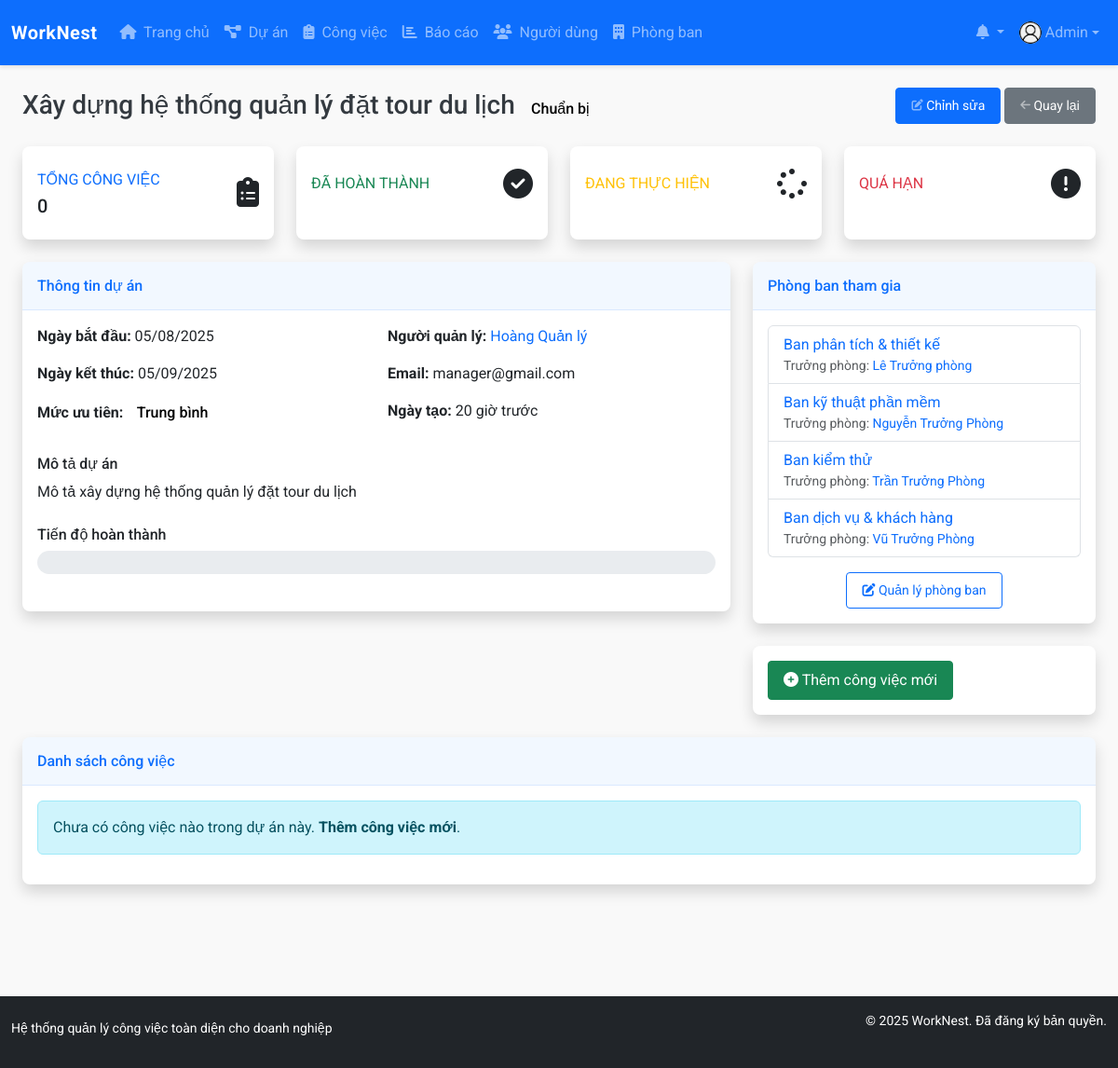
The app's page /modules/projects/view.php?id=2 (signed in) with its own data.
### tables this page shows
CREATE TABLE `users` (
  `id` int NOT NULL,
  `name` varchar(100) NOT NULL,
  `email` varchar(100) NOT NULL,
  `password` varchar(255) NOT NULL,
  `role` enum('admin','project_manager','department_manager','staff') NOT NULL DEFAULT 'staff',
  `department_id` int DEFAULT NULL,
  `phone` varchar(20) DEFAULT NULL,
  `avatar` varchar(255) DEFAULT 'assets/images/avatar-default.png',
  `created_at` datetime NOT NULL DEFAULT CURRENT_TIMESTAMP,
  `updated_at` datetime DEFAULT NULL ON UPDATE CURRENT_TIMESTAMP,
  `last_login` datetime DEFAULT NULL
);

CREATE TABLE `projects` (
  `id` int NOT NULL,
  `name` varchar(150) NOT NULL,
  `description` text,
  `start_date` date NOT NULL,
  `end_date` date NOT NULL,
  `status_id` tinyint(1) NOT NULL DEFAULT '1',
  `priority` tinyint(1) NOT NULL DEFAULT '2',
  `manager_id` int NOT NULL,
  `created_at` datetime NOT NULL DEFAULT CURRENT_TIMESTAMP,
  `updated_at` datetime DEFAULT NULL ON UPDATE CURRENT_TIMESTAMP
);

CREATE TABLE `departments` (
  `id` int NOT NULL,
  `name` varchar(100) NOT NULL,
  `description` text,
  `manager_id` int DEFAULT NULL,
  `created_at` datetime NOT NULL DEFAULT CURRENT_TIMESTAMP,
  `updated_at` datetime DEFAULT NULL ON UPDATE CURRENT_TIMESTAMP
);

### modules/projects/view.php (the view, shortened to what the rows shown need)
<?php
require_once '../../config/config.php';
function fetch_all_array($result) {
    $rows = [];
    while ($row = fetch_array($result)) {
        $rows[] = $row;
    }
    return $rows;
}
$project_id = (int)$_GET['id'];
$project_sql = "SELECT p.*, u.name as manager_name, u.email as manager_email, u.avatar as manager_avatar
                FROM projects p
                LEFT JOIN users u ON p.manager_id = u.id
                WHERE p.id = $project_id";
$project_result = query($project_sql);
$project = fetch_array($project_result);
$dept_sql = "SELECT d.*, u.name as manager_name, u.id as manager_id
            FROM departments d
            JOIN project_departments pd ON d.id = pd.department_id
            LEFT JOIN users u ON d.manager_id = u.id
            WHERE pd.project_id = $project_id";
$dept_result = query($dept_sql);
$departments = fetch_all_array($dept_result);
$status_list = [
    1 => ['name' => 'Chuẩn bị', 'color' => 'primary'],
    2 => ['name' => 'Đang thực hiện', 'color' => 'warning'],
    3 => ['name' => 'Hoàn thành', 'color' => 'success'],
    4 => ['name' => 'Tạm dừng', 'color' => 'danger'],
    5 => ['name' => 'Đã hủy', 'color' => 'secondary']
];
$priority_list = [
    1 => ['name' => 'Thấp', 'color' => 'secondary'],
    2 => ['name' => 'Trung bình', 'color' => 'info'],
    3 => ['name' => 'Cao', 'color' => 'warning'],
    4 => ['name' => 'Khẩn cấp', 'color' => 'danger']
];
include_once '../../templates/header.php';
?>
<div class="container-fluid">
    <div class="d-sm-flex align-items-center justify-content-between mb-4">
        <h1 class="h3 mb-0 text-gray-800">
            <?php echo $project['name']; ?>
            <span class="badge badge-<?php echo $status_list[$project['status_id']]['color']; ?> ml-2">
                <?php echo $status_list[$project['status_id']]['name']; ?>
            </span>
        </h1>
        <div>
            <?php if (has_permission('admin') || has_permission('project_manager') ||
                      ($project['manager_id'] == $_SESSION['user_id'])): ?>
            <a href="edit.php?id=<?php echo $project_id; ?>" class="btn btn-primary btn-sm">
            </a>
            <?php endif; ?>
            <a href="index.php" class="btn btn-secondary btn-sm">
            </a>
        </div>
    </div>
    <div class="row">
        <div class="col-lg-8">
            <div class="card shadow mb-4">
                <div class="card-body">
                    <div class="row">
                        <div class="col-md-6">
                            <p><strong>Ngày bắt đầu:</strong> <?php echo format_date($project['start_date']); ?></p>
                            <p><strong>Ngày kết thúc:</strong>
                                <span class="<?php echo (strtotime($project['end_date']) < strtotime('today') && $project['status_id'] != 3) ? 'text-danger font-weight-bold' : ''; ?>">
                                    <?php echo format_date($project['end_date']); ?>
                                </span>
                            </p>
                            <p>
                                <strong>Mức ưu tiên:</strong>
                                <span class="badge badge-<?php echo $priority_list[$project['priority']]['color']; ?>">
                                    <?php echo $priority_list[$project['priority']]['name']; ?>
                                </span>
                            </p>
                        </div>
                        <div class="col-md-6">
                            <p><strong>Người quản lý:</strong>
                                <a href="../users/view.php?id=<?php echo $project['manager_id']; ?>">
                                    <?php echo $project['manager_name']; ?>
                                </a>
                            </p>
                            <p><strong>Email:</strong> <?php echo $project['manager_email']; ?></p>
                            <p><strong>Ngày tạo:</strong> <?php echo format_datetime($project['created_at']); ?></p>
                        </div>
                    </div>
                    <div class="mt-3">
                        <h6 class="font-weight-bold">Mô tả dự án</h6>
                        <p class="text-justify"><?php echo nl2br($project['description']) ?: 'Không có mô tả'; ?></p>
                    </div>
                </div>
            </div>
        </div>
        <div class="col-lg-4">
            <div class="card shadow mb-4">
                <div class="card-body">
                    <?php if (count($departments) > 0): ?>
                        <ul class="list-group">
                            <?php foreach ($departments as $dept): ?>
                                <li class="list-group-item d-flex justify-content-between align-items-center">
                                    <div>
                                        <a href="../departments/view.php?id=<?php echo $dept['id']; ?>">
                                            <?php echo $dept['name']; ?>
                                        </a>
                                        <?php if ($dept['manager_name']): ?>
                                            <div class="small text-muted">
                                                Trưởng phòng:
                                                <a href="../users/view.php?id=<?php echo $dept['manager_id']; ?>">
                                                    <?php echo $dept['manager_name']; ?>
                                                </a>
                                            </div>
                                        <?php endif; ?>
                                    </div>
                                </li>
                            <?php endforeach; ?>
                        </ul>
                    <?php else: ?>
                        <p class="text-center text-muted">Chưa có phòng ban nào tham gia dự án</p>
                    <?php endif; ?>
                </div>
            </div>
        </div>
    </div>
</div>
<?php
include_once '../../templates/footer.php';
?>

### templates/header.php (shortened to what the rows shown need)
<?php
require_once __DIR__ . '/../includes/functions.php';
?>
<!DOCTYPE html>
<html lang="vi">
<head>
    <link href="https://cdn.jsdelivr.net/npm/bootstrap@5.3.0-alpha1/dist/css/bootstrap.min.css" rel="stylesheet">
    <link rel="stylesheet" href="https://cdnjs.cloudflare.com/ajax/libs/font-awesome/6.4.0/css/all.min.css">
    <link rel="stylesheet" href="<?php echo BASE_URL; ?>assets/css/style.css">
</head>
<body>
    <?php if (is_logged_in()): ?>
        <nav class="navbar navbar-expand-lg navbar-dark bg-primary sticky-top">
            <div class="container-fluid">
                <a class="navbar-brand d-flex align-items-center justify-content-evenly" href="<?php echo BASE_URL; ?>">
                    <span class="fw-bold">WorkNest</span>
                </a>
                <div class="collapse navbar-collapse" id="navbarNav">
                    <ul class="navbar-nav me-auto">
                        <li class="nav-item">
                            <a class="nav-link" href="<?php echo BASE_URL; ?>">
                                <i class="fas fa-home me-1"></i> Trang chủ
                            </a>
                        </li>
                        <?php if (has_permission('project_manager') || has_permission('department_manager')): ?>
                            <li class="nav-item">
                                <a class="nav-link" href="<?php echo BASE_URL; ?>modules/projects/">
                                    <i class="fas fa-project-diagram me-1"></i> Dự án
                                </a>
                            </li>
                        <?php endif; ?>
                        <li class="nav-item">
                            <a class="nav-link" href="<?php echo BASE_URL; ?>modules/tasks/">
                                <i class="fas fa-clipboard-list me-1"></i> Công việc
                            </a>
                        </li>
                        <?php if (has_permission('project_manager') || has_permission('department_manager')): ?>
                            <li class="nav-item">
                                <a class="nav-link" href="<?php echo BASE_URL; ?>modules/reports/">
                                    <i class="fas fa-chart-bar me-1"></i> Báo cáo
                                </a>
                            </li>
                        <?php endif; ?>
                        <?php if (has_permission('admin')): ?>
                            <li class="nav-item">
                                <a class="nav-link" href="<?php echo BASE_URL; ?>modules/users/">
                                    <i class="fas fa-users me-1"></i> Người dùng
                                </a>
                            </li>
                            <li class="nav-item">
                                <a class="nav-link" href="<?php echo BASE_URL; ?>modules/departments/">
                                    <i class="fas fa-building me-1"></i> Phòng ban
                                </a>
                            </li>
                        <?php endif; ?>
                    </ul>
                    <ul class="navbar-nav">
                        <li class="nav-item dropdown">
                            <a class="nav-link dropdown-toggle position-relative" href="#" id="notificationsDropdown"
                                role="button" data-bs-toggle="dropdown" aria-expanded="false">
                                <i class="fas fa-bell"></i>
                            </a>
                        </li>
                        <li class="nav-item dropdown">
                            <a class="nav-link dropdown-toggle d-flex align-items-center justify-content-evenly" href="#" id="userDropdown"
                                role="button" data-bs-toggle="dropdown" aria-expanded="false">
                                <?php
                                $current_user_id = $_SESSION['user_id'];
                                $user_sql = "SELECT * FROM users WHERE id = $current_user_id";
                                $user_result = query($user_sql);
                                $user_data = fetch_array($user_result);
                                ?>
                                <img src="<?php echo BASE_URL . $user_data['avatar']; ?>" class="rounded-circle me-1"
                                    alt="Avatar" style="width: 24px; height: 24px; object-fit: cover;">
                                <span class="d-none d-lg-inline-block"><?php echo $user_data['name']; ?></span>
                            </a>
                        </li>
                    </ul>
                </div>
            </div>
        </nav>
    <?php endif; ?>
    <div class="container-fluid mt-4 pb-5">

### records on screen
users: avatar (placeholder picture), name "Admin"
projects: name "Xây dựng hệ thống quản lý đặt tour du lịch", status "Chuẩn bị", start_date "05/08/2025", end_date "05/09/2025", priority "Trung bình", manager.name "Hoàng Quản lý", manager.email "manager@gmail.com", created_at "20 giờ trước", description "Mô tả xây dựng hệ thống quản lý đặt tour du lịch"
departments: name "Ban phân tích & thiết kế", manager.name "Lê Trưởng phòng"
departments: name "Ban kỹ thuật phần mềm", manager.name "Nguyễn Trưởng Phòng"
departments: name "Ban kiểm thử", manager.name "Trần Trưởng Phòng"
departments: name "Ban dịch vụ & khách hàng", manager.name "Vũ Trưởng Phòng"

### other values on screen
$stats['total_tasks'] "0"
